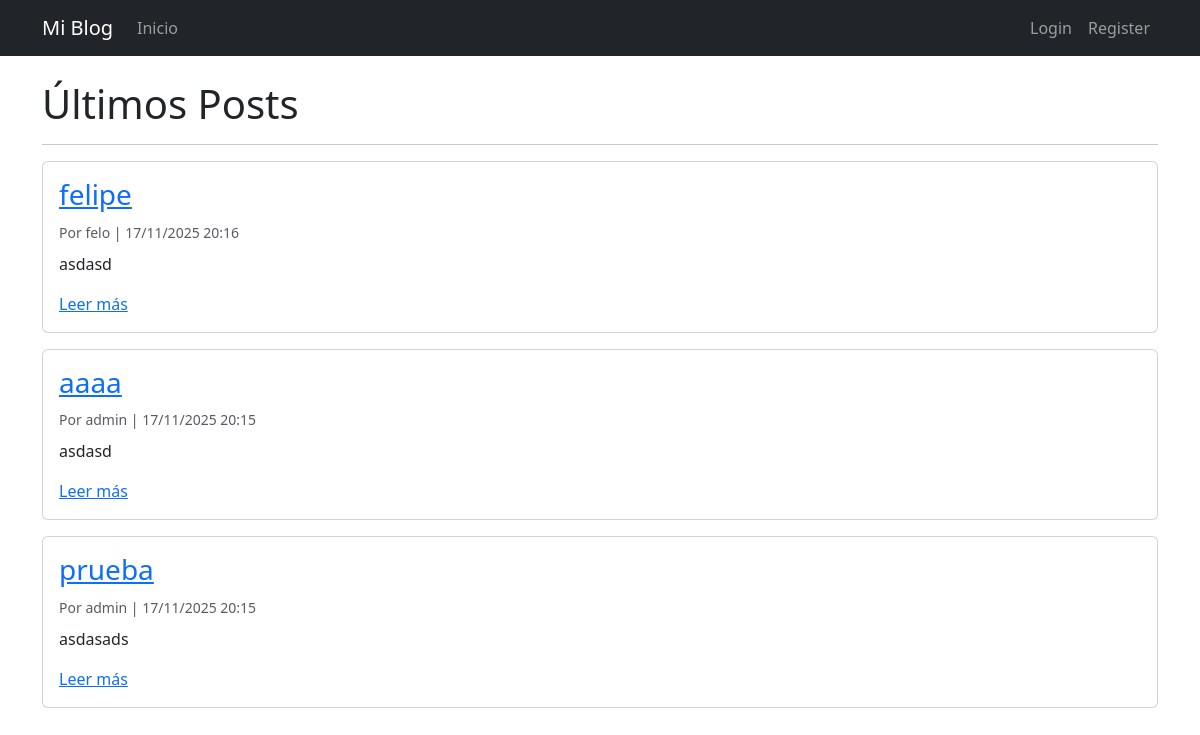
The page / on the database its author committed.
### blog/models.py (models this page shows, shortened)
class Post(models.Model):
    author = models.ForeignKey(
        User,
        on_delete=models.CASCADE,
        related_name='posts'
    )
    title = models.CharField(max_length=200)
    content = models.TextField()
    created_at = models.DateTimeField(auto_now_add=True)
    updated_at = models.DateTimeField(auto_now=True)
    class Meta:
        ordering = ['-created_at']

### blog/views.py (the view)
# urls.py: path('', views.home, name='home'),
def home(request):
    posts = Post.objects.all()
    return render(request, 'blog/home.html', {'posts': posts})

### templates/blog/home.html (shortened to what this page needs)
{% extends 'base.html' %}
{% block content %}
<h1>Últimos Posts</h1>
<hr>
{% if posts %}
    {% for post in posts %}
        <div class="card mb-3">
            <div class="card-body">
                <h3>
                    <a href="{% url 'post_detail' post.pk %}">
                        {{ post.title }}
                    </a>
                </h3>
                <small class="text-muted">
                    Por {{ post.author.username }} |
                    {{ post.created_at|date:"d/m/Y H:i" }}
                </small>
                <p class="mt-2">
                    {{ post.content|truncatechars:150 }}
                </p>
                <a href="{% url 'post_detail' post.pk %}">Leer más</a>
            </div>
        </div>
    {% endfor %}
{% else %}
    <p>No hay posts todavía.</p>
{% endif %}
{% endblock %}

### templates/base.html (shortened to what this page needs)
<!DOCTYPE html>
<html lang="es">
<head>
    <link
        href="https://cdn.jsdelivr.net/npm/bootstrap@5.3.3/dist/css/bootstrap.min.css"
        rel="stylesheet"
    >
</head>
<body>
<nav class="navbar navbar-expand-lg navbar-dark bg-dark mb-4">
    <div class="container">
        <a class="navbar-brand" href="{% url 'home' %}">Mi Blog</a>
        <div class="collapse navbar-collapse" id="navbarNav">
            <ul class="navbar-nav me-auto">
                <li class="nav-item">
                    <a class="nav-link" href="{% url 'home' %}">Inicio</a>
                </li>
            </ul>
            <ul class="navbar-nav">
                {% if user.is_authenticated %}
                    <li class="nav-item">
                        <span class="navbar-text me-2">
                            Hola, {{ user.username }}!
                        </span>
                    </li>
                    <li class="nav-item">
                        <a class="nav-link" href="{% url 'logout' %}">Logout</a>
                    </li>
                {% else %}
                    <li class="nav-item">
                        <a class="nav-link" href="{% url 'login' %}">Login</a>
                    </li>
                    <li class="nav-item">
                        <a class="nav-link" href="{% url 'register' %}">Register</a>
                    </li>
                {% endif %}
            </ul>
        </div>
    </div>
</nav>
<div class="container">
    {% block content %}
    {% endblock %}
</div>
</body>
</html>

### rows shown on the page
Post: title "felipe", author.username "felo", created_at "17/11/2025 20:16", content "asdasd"
Post: title "aaaa", author.username "admin", created_at "17/11/2025 20:15", content "asdasd"
Post: title "prueba", author.username "admin", created_at "17/11/2025 20:15", content "asdasads"
